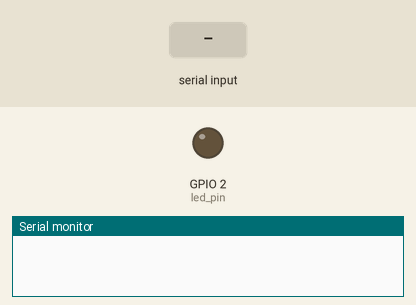
Recording of a sketch running on a simulated ESP32. On the bench: output pins drawn as LEDs (lit = HIGH), the last lines printed to the serial monitor. Dashed ring = blinking. Inputs (shaded band) come from the test bench.

Above: at 0.0 s.
At 1.8 s:
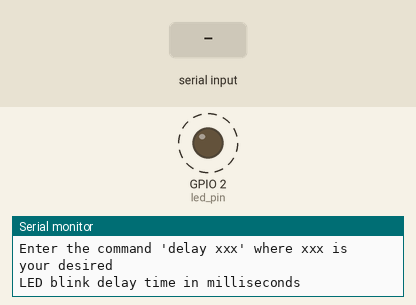
1.9 s: "90,45\n" received over Serial
4.9 s: "0\n" received over Serial
Timing chart, 0 to 13.9 s (numbered marks = the images above; inputs shaded):
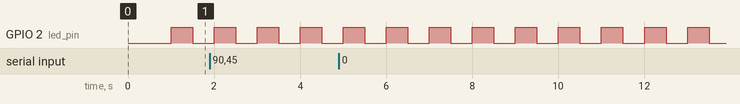

Measured:
- by itself, GPIO 2 (led_pin): alternates HIGH for 0.50 s and LOW for 0.50 s

The sketch:

2._que_challenge.ino
```cpp
#if CONFIG_FREERTOS_UNICORE
  static const BaseType_t app_cpu = 0;
#else
  static const BaseType_t app_cpu = 1;
#endif

// Settings
static const uint8_t buf_len = 255;       //size of buffer
static const char command[] = "delay";    //space
static const int delay_que_len = 5;       //size of delay_que
static const int msg_que_len = 5;         //size of msg_que
static const uint8_t blink_max = 100;     //num of blink before msg

//Pins
static const int led_pin = LED_BUILTIN;

//Message struct: used to wrap strings
typedef struct Message{
  char body[20];
  int count;
} Message;

// Globals
static QueueHandle_t delay_que;
static QueueHandle_t msg_que;

//*****************************************************************************
// Tasks

// Task:
void doCLI(void *parameters) {

  Message rcv_msg;
  char c;
  char buf[buf_len];
  uint8_t idx = 0;
  uint8_t cmd_len = strlen(command);
  int led_delay;

//clear whole buffer
 memset(buf, 0, buf_len);

 // Loop forever
  while (1) {

    // See if there's a message in the queue (do not block)
    if (xQueueReceive(msg_que, (void *)&rcv_msg, 0) == pdTRUE) {
      Serial.print(rcv_msg.body);
      Serial.println(rcv_msg.count);
    }

    // Read characters from serial
    if (Serial.available() > 0) {
      c = Serial.read();

      // Store received character to buffer if not over buffer limit
      if (idx < buf_len - 1) {
        buf[idx] = c;
        idx++;
      }

      // Print newline and check input on 'enter'
      if ((c == '\n') || (c == '\r')) {

        // Print newline to terminal
        Serial.print("\r\n");

        // Check if the first 6 characters are "delay "
        if (memcmp(buf, command, cmd_len) == 0) {

          // Convert last part to positive integer (negative int crashes)
          char* tail = buf + cmd_len;
          led_delay = atoi(tail);
          led_delay = abs(led_delay);

          // Send integer to other task via queue
          if (xQueueSend(delay_que, (void *)&led_delay, 10) != pdTRUE) {
            Serial.println("ERROR: Could not put item on delay queue.");
          }
        }

        // Reset receive buffer and index counter
        memset(buf, 0, buf_len);
        idx = 0;

      // Otherwise, echo character back to serial terminal
      } else {
        Serial.print(c);
      }
    }
  }
}


// Task: flash LED based on delay provided, notify other task every 100 blinks
void blinkLED(void *parameters) {

  Message msg;
  int led_delay = 500;
  uint8_t counter = 0;

  // Set up pin
  pinMode(LED_BUILTIN, OUTPUT);

  // Loop forever
  while (1) {

    // See if there's a message in the queue (do not block)
    if (xQueueReceive(delay_que, (void *)&led_delay, 0) == pdTRUE) {

      // Best practice: use only one task to manage serial comms
      strcpy(msg.body, "Message received ");
      msg.count = 1;
      xQueueSend(msg_que, (void *)&msg, 10);
    }

    // Blink
    digitalWrite(led_pin, HIGH);
    vTaskDelay(led_delay / portTICK_PERIOD_MS);
    digitalWrite(led_pin, LOW);
    vTaskDelay(led_delay / portTICK_PERIOD_MS);

    // If we've blinked 100 times, send a message to the other task
    counter++;
    if (counter >= blink_max) {

      // Construct message and send
      strcpy(msg.body, "Blinked: ");
      msg.count = counter;
      xQueueSend(msg_que, (void *)&msg, 10);

      // Reset counter
      counter = 0;
    }
  }
}

//*****************************************************************************
// Main (runs as its own task with priority 1 on core 1)

void setup() {

  // Configure Serial
  Serial.begin(115200);

  // Wait a moment to start (so we don't miss Serial output)
  vTaskDelay(1000 / portTICK_PERIOD_MS);
  Serial.println();
  Serial.println("---FreeRTOS Queue Solution---");
  Serial.println("Enter the command 'delay xxx' where xxx is your desired ");
  Serial.println("LED blink delay time in milliseconds");

  // Create queues
  delay_que = xQueueCreate(delay_que_len, sizeof(int));
  msg_que = xQueueCreate(msg_que_len, sizeof(Message));

  // Start CLI task
  xTaskCreatePinnedToCore(doCLI,
                          "CLI",
                          1024,
                          NULL,
                          1,
                          NULL,
                          app_cpu);

  // Start blink task
  xTaskCreatePinnedToCore(blinkLED,
                          "Blink LED",
                          1024,
                          NULL,
                          1,
                          NULL,
                          app_cpu);

  // Delete "setup and loop" task
  vTaskDelete(NULL);
}

void loop() {
  // Execution should never get here
}
```
